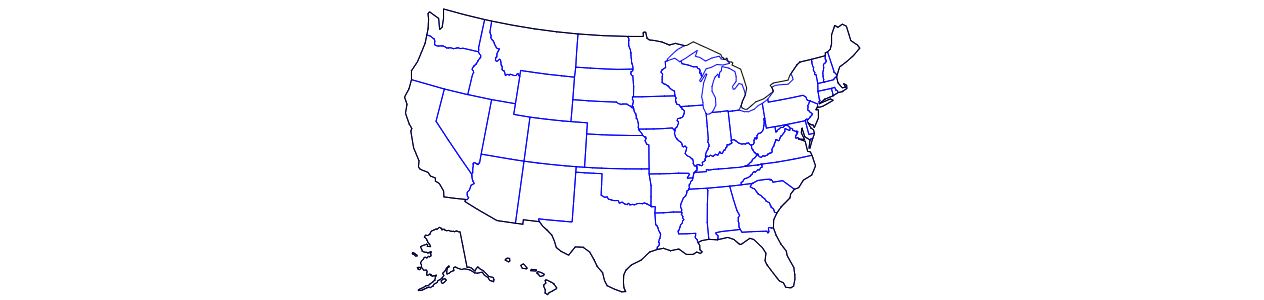

Recreate this plot in Python.
import plotly.graph_objects as go # chama o módulo como go para a biblioteca 

fig = go.Figure(go.Scattergeo()) # Cria a fígura e chama o modo geográfico 
# Configuração do mapa
fig.update_geos(
    visible=False, resolution=110, scope="usa", # Visibilidade do mapa desativada, resolução em pixels e o escopo (local)
    showcountries=True, countrycolor="Black", # Exalta o país e a cor ao redor deles
    showsubunits=True, subunitcolor="Blue" # Configuração das divisões dos países do continente selecionado
)
fig.update_layout(height=300, margin={"r":0,"t":0,"l":0,"b":0}) # configuração de altura e margem

fig.show() # Plota o gráfico

'''O escopo contém limites estaduais em ambas as resoluções, e usa a projeção especial que move o Alasca e o Havaí mais perto dos 
"48 estados inferiores" para reduzir a distorção da projeção e produzir um mapa mais compacto."usa"'albers usa'''
